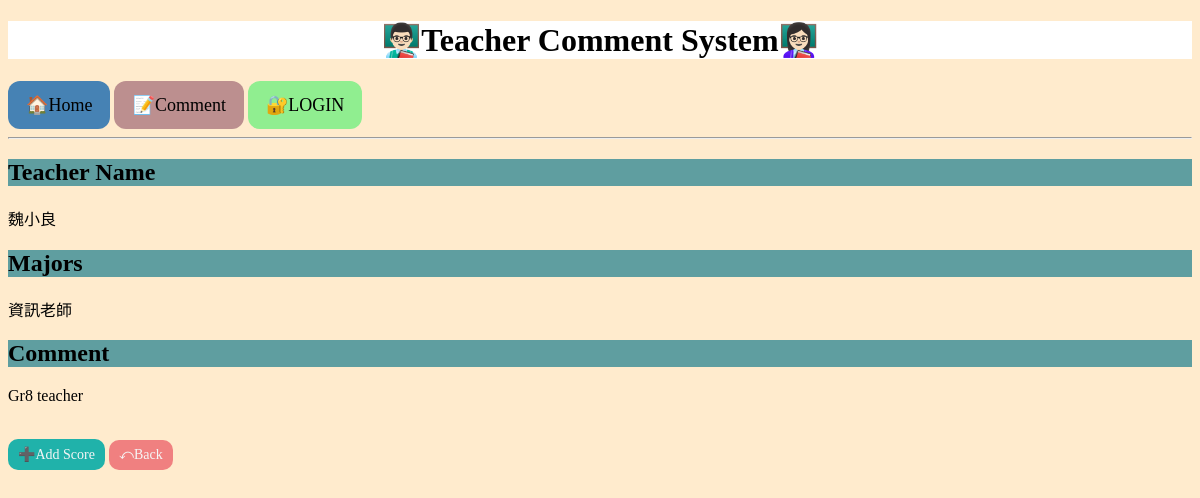
/message/11/, run on the app's committed database.
### web/models.py (models this page shows, shortened)
class Message(models.Model):
    user = models.CharField("Teacher Name", max_length = 20)
    subject = models.CharField("Major", max_length = 10)
    content = models.TextField("Comment")
    publication_date = models.DateTimeField("Time",auto_now_add=True)

### web/views.py (the view)
# urls.py: path('<int:pk>/', MessageDetail.as_view(), name= 'msg_view'),
class MessageDetail(DetailView):
    model = Message

### web/templates/web/message_detail.html
{% extends "base.html" %}
{% block content %}
    <h2>Teacher Name</h2>
    {{ message.user }}<BR>
    <h2>Majors</h2>
    {{ message.subject }}<BR>
    <h2>Comment</h2>
    {{ message.content|linebreaks }}<BR>
    <a href = "{% url 'expense_create' message.id %}" class = button7>➕Add Score</a>
    <a href = "/message/" class = button6>⤺Back</a>
{% endblock content %}

### static/style.css (style rules this page uses)
body { background-color: blanchedalmond; }
h2 { background-color: cadetblue; }
p { color: black; }
.button6 { background-color: lightcoral; border: none; color: whitesmoke; padding: 7px 10px; text-align: center; text-decoration: none; display: inline-block; border-radius: 10px; font-size: 14px; transition-duration: 0.4s; }
.button7 { background-color: lightseagreen; border: none; color: whitesmoke; padding: 7px 10px; text-align: center; text-decoration: none; display: inline-block; border-radius: 10px; font-size: 14px; transition-duration: 0.4s; }

### data on the page
Message: user "魏小良", subject "資訊老師", content "Gr8 teacher"
